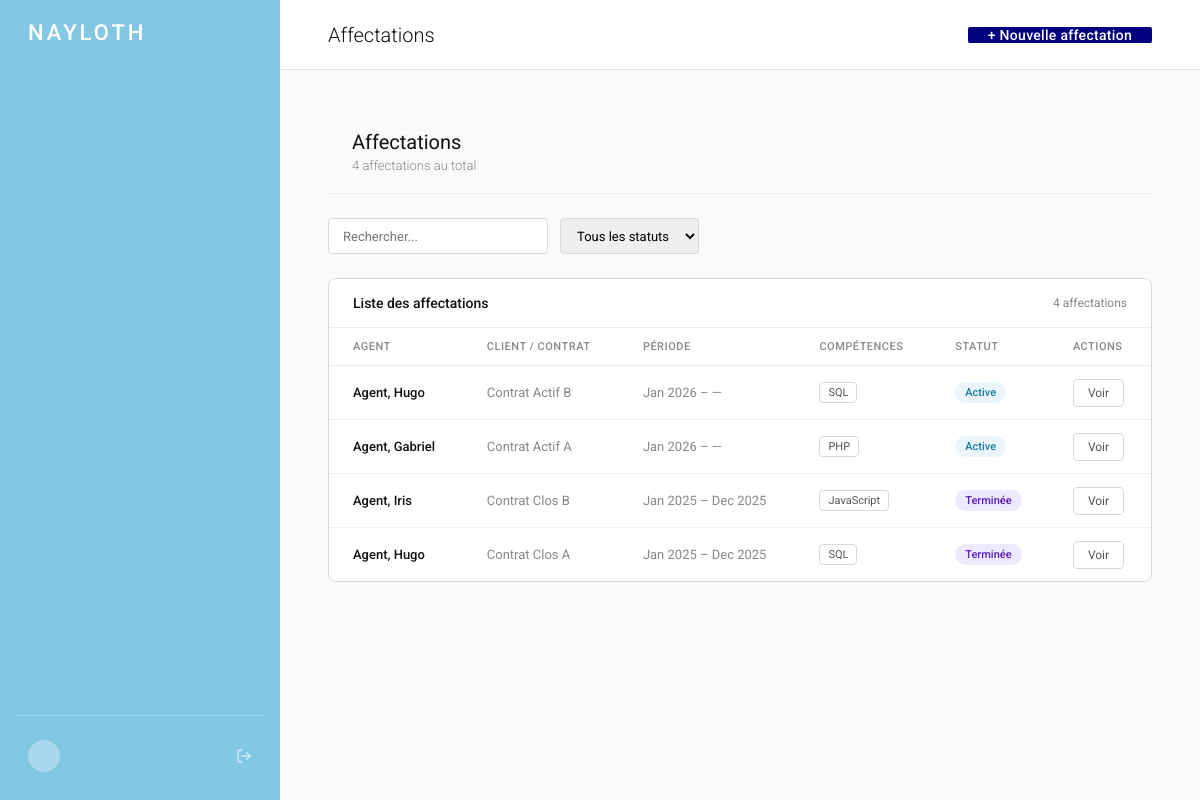
Page /public/affectations on the committed database.
### tables this page shows
CREATE TABLE `affectation` (
    `id_affectation` CHAR(36) NOT NULL,
    `date_debut` DATE NOT NULL,
    `date_fin` DATE,
    `statut_affectation` ENUM(
        'active',
        'terminee',
        'suspendue',
        'en_attente',
        'refusee'
    ) NOT NULL,
    `contrat_id` CHAR(36) NOT NULL,
    `agent_id` CHAR(36) NOT NULL,
    `manager_id` CHAR(36) NOT NULL,
    PRIMARY KEY (`id_affectation`)
) CHARSET = utf8mb4;

CREATE TABLE `user` (
    `id_user` CHAR(36) NOT NULL,
    `prenom` VARCHAR(100) NOT NULL,
    `nom` VARCHAR(100) NOT NULL,
    `email` VARCHAR(255) NOT NULL,
    `pwd` CHAR(60) NOT NULL,
    `u_role` ENUM('admin', 'manager', 'agent') NOT NULL,
    PRIMARY KEY (`id_user`)
) CHARSET = utf8mb4;

CREATE TABLE `contrat` (
    `id_contrat` CHAR(36) NOT NULL,
    `titre` VARCHAR(255) NOT NULL,
    `statut_contrat` ENUM('en_attente','actif','clos','annule') NOT NULL,
    `quota_agents` INT NOT NULL,
    `date_debut` DATE NOT NULL,
    `date_fin` DATE,
    `client_id` CHAR(36) NOT NULL,
    `admin_id` CHAR(36) NOT NULL,
    `manager_id` CHAR(36) NOT NULL,
    PRIMARY KEY (`id_contrat`)
) CHARSET = utf8mb4;

### app/controllers/read_affectation.php (called while the page is built, shortened)
<?php
require_once __DIR__ . '/../models/affectation.php';
$raw = getAllAffectations();
$affectations = [];
foreach ($raw as $row) {
    $id = $row['id_affectation'];
    if (!isset($affectations[$id])) {
        $affectations[$id] = $row;
        $affectations[$id]['competences'] = [];
    }
    if ($row['competence']) {
        $affectations[$id]['competences'][] = $row['competence'];
    }
}
require_once __DIR__ . '/../views/list_affectation.php';

### app/core/router.php (called while the page is built, shortened)
<?php
class Router
{
    private array $routes;
    public function __construct(array $routes)
    {
        $this->routes = $routes;
    }
    public function dispatch(): void
    {
        $method = $_SERVER['REQUEST_METHOD'];
        $uri = str_replace('/NAYLOTH/public', '', parse_url($_SERVER['REQUEST_URI'], PHP_URL_PATH));
        $uri = rtrim($uri, '/') ?: '/';
        $controllerFile = $this->routes[$method][$uri];
        $controllerPath = __DIR__ . '/../controllers/' . $controllerFile;
        require_once $controllerPath;
    }
}

### public/index.php (called while the page is built, shortened)
<?php
require_once __DIR__ . '/../config/route.php';
require_once __DIR__ . '/../app/core/Router.php';
$router = new Router($routes);
$router->dispatch();

### app/models/affectation.php (called while the page is built, shortened)
<?php
require_once __DIR__ . '/agent_model.php';
function getAllAffectations(): array
{
    global $db;
    $stmt = $db->prepare("
        SELECT a.id_affectation, a.date_debut, a.date_fin, a.statut_affectation,
               u.id_user AS agent_id, u.prenom AS agent_prenom, u.nom AS agent_nom,
               c.titre AS contrat_titre,
               comp.nom AS competence
        FROM `affectation` a
        JOIN `user` u ON u.id_user = a.agent_id
        JOIN `contrat` c ON c.id_contrat = a.contrat_id
        LEFT JOIN `agent_competence` ac ON ac.agent_id = u.id_user
        LEFT JOIN `competence` comp ON comp.id_competence = ac.competence_id
        ORDER BY a.date_debut DESC
    ");
    $stmt->execute();
    return $stmt->fetchAll(PDO::FETCH_ASSOC);
}
function formatPeriode(string $date_debut, ?string $date_fin): string
{
    $debut = date('M Y', strtotime($date_debut));
    $fin = $date_fin ? date('M Y', strtotime($date_fin)) : '—';
    return $debut . ' – ' . $fin;
}

### app/views/list_affectation.php (the view, shortened to what this page needs)
<?php
$page_title = 'Affectations';
$page_btn_label = '+ Nouvelle affectation';
$page_btn_url = '/NAYLOTH/public/ajouter_affectation';
require_once __DIR__ . '/layout/header.php';
?>
<div class="list-page">
  <div class="list-header">
    <div>
      <div class="list-title">Affectations</div>
      <div class="list-subtitle"><?= count($affectations) ?> affectations au total</div>
    </div>
  </div>
  <div class="list-filters">
    <input type="text" class="filter-search" placeholder="Rechercher..." />
    <select class="filter-select">
      <option>Tous les statuts</option>
    </select>
  </div>
  <div class="list-card">
    <div class="list-card-header">
      <span class="list-card-title">Liste des affectations</span>
      <span class="list-card-count"><?= count($affectations) ?> affectations</span>
    </div>
    <table class="list-table">
      <thead>
        <tr>
          <th>Agent</th>
          <th>Client / Contrat</th>
          <th>Période</th>
          <th>Compétences</th>
          <th>Statut</th>
          <th>Actions</th>
        </tr>
      </thead>
      <tbody>
        <?php foreach ($affectations as $affectation): ?>
        <tr>
          <td class="agent-name"><?= htmlspecialchars($affectation['agent_nom'] . ', ' . $affectation['agent_prenom']) ?></td>
          <td class="agent-email"><?= htmlspecialchars($affectation['contrat_titre']) ?></td>
          <td class="agent-email"><?= formatPeriode($affectation['date_debut'], $affectation['date_fin']) ?></td>
          <td>
            <?php foreach ($affectation['competences'] as $comp): ?>
              <span class="tag"><?= htmlspecialchars($comp) ?></span>
            <?php endforeach; ?>
          </td>
          <td>
            <?php
              $statut = $affectation['statut_affectation'];
              $badgeClass = match($statut) {
                  'active'    => 'badge-dispo',
                  'terminee'  => 'badge-assigned',
                  'suspendue' => 'badge-pending',
                  default     => 'badge-dispo',
              };
              $statutLabel = match($statut) {
                  'active'    => 'Active',
                  'terminee'  => 'Terminée',
                  'suspendue' => 'Suspendue',
                  default     => $statut,
              };
            ?>
            <span class="badge <?= $badgeClass ?>"><?= $statutLabel ?></span>
          </td>
          <td>
            <a href="/NAYLOTH/public/affectation_detail?id=<?= $affectation['id_affectation'] ?>" class="btn-voir">Voir</a>
          </td>
        </tr>
        <?php endforeach; ?>
      </tbody>
    </table>
  </div>
</div>
<?php require_once __DIR__ . '/layout/footer.php'; ?>

### app/views/layout/header.php (shortened to what this page needs)
<!DOCTYPE html>
<html lang="fr">
<head>
  <link rel="stylesheet" href="/NAYLOTH/assets/css/style.css" />
</head>
<body>
<div class="app-layout">
  <aside class="sidebar">
    <div class="sidebar-header">
      <div class="brand-logo">NAYLOTH</div>
    </div>
    <nav class="sidebar-nav">
    </nav>
    <div class="sidebar-footer">
      <div class="sidebar-user">
        <div class="sidebar-avatar">
        </div>
        <a href="/NAYLOTH/public/logout" class="sidebar-logout" title="Déconnexion">
          <svg width="16" height="16" viewBox="0 0 24 24" fill="none" stroke="currentColor" stroke-width="2" stroke-linecap="round"><path d="M9 21H5a2 2 0 0 1-2-2V5a2 2 0 0 1 2-2h4"/><polyline points="16 17 21 12 16 7"/><line x1="21" y1="12" x2="9" y2="12"/></svg>
        </a>
      </div>
    </div>
  </aside>
  <div class="main-area">
<div class="topbar">
  <div class="topbar-title"><?= $page_title ?? 'Tableau de bord' ?></div>
  <div class="topbar-actions">
    <?php if (isset($page_btn_label) && isset($page_btn_url)): ?>
      <a href="<?= $page_btn_url ?>" class="btn-primary"><?= $page_btn_label ?></a>
    <?php endif; ?>
  </div>
</div>
    <div class="content-area">

### app/views/layout/footer.php
  </div>
</div>
</body>
</html>

### assets/css/style.css (style rules this page uses)
* { box-sizing: border-box; margin: 0; padding: 0; }
body { font-family: 'Roboto', Arial, sans-serif; background: #F9FAFB; color: #111111; height: 100vh; overflow: hidden; }
.app-layout { display: flex; height: 100vh; width: 100%; }
.sidebar { background: #82C8E5; width: 280px; min-width: 280px; display: flex; flex-direction: column; padding: 20px 16px; }
.sidebar-header { margin-bottom: 24px; padding-left: 12px; }
.brand-logo { color: #ffffff; font-size: 22px; font-weight: 500; letter-spacing: 3px; }
.sidebar-nav { display: flex; flex-direction: column; gap: 8px; flex: 1; }
.sidebar-footer { margin-top: auto; }
.content-area { flex: 1; padding: 48px; overflow-y: auto; }
.btn-primary { height: 40px; padding: 0 20px; background: #000080; color: #ffffff; border: none; border-radius: 2px; font-size: 14px; font-weight: 500; cursor: pointer; font-family: inherit; letter-spacing: 0.3px; text-decoration: none; transition: opacity 0.2s; }
.list-card { background: #ffffff; border: 0.5px solid #d8d8d8; border-radius: 8px; display: flex; flex-direction: column; }
.list-header { padding: 20px 24px; border-bottom: 0.5px solid #ebebeb; display: flex; justify-content: space-between; align-items: center; }
.main-area { flex: 1; display: flex; flex-direction: column; height: 100vh; overflow: hidden; }
.topbar { display: flex; justify-content: space-between; align-items: center; padding: 0 48px; height: 70px; background: #ffffff; border-bottom: 0.5px solid #e0e0e0; flex-shrink: 0; }
.topbar-title { font-size: 20px; font-weight: 300; color: #111111; }
.topbar-actions a { text-decoration: none; }
.sidebar-footer { margin-top: auto; padding-top: 16px; border-top: 1px solid rgba(255, 255, 255, 0.2); }
.sidebar-user { display: flex; align-items: center; gap: 10px; padding: 8px 12px; }
.sidebar-avatar { width: 32px; height: 32px; border-radius: 50%; background: rgba(255, 255, 255, 0.3); color: #ffffff; font-size: 12px; font-weight: 500; display: flex; align-items: center; justify-content: center; flex-shrink: 0; }
.sidebar-logout { color: rgba(255, 255, 255, 0.6); display: flex; align-items: center; transition: color 0.2s; }
.content-area { flex: 1; padding: 40px 48px; overflow-y: auto; background: #F9FAFB; }
.list-page { display: flex; flex-direction: column; gap: 24px; }
.list-title { font-size: 20px; font-weight: 400; color: #111111; }
.list-subtitle { font-size: 13px; color: #888888; font-weight: 300; margin-top: 4px; }
.list-filters { display: flex; gap: 12px; align-items: center; }
.filter-search { height: 36px; border: 0.5px solid #d8d8d8; border-radius: 4px; padding: 0 14px; font-size: 13px; font-family: inherit; outline: none; width: 220px; }
.filter-select { height: 36px; border: 0.5px solid #d8d8d8; border-radius: 4px; padding: 0 12px; font-size: 13px; font-family: inherit; outline: none; cursor: pointer; }
.list-card-header { display: flex; justify-content: space-between; align-items: center; padding: 16px 24px; border-bottom: 0.5px solid #ebebeb; }
.list-card-title { font-size: 14px; font-weight: 500; }
.list-card-count { font-size: 12px; color: #888888; }
.list-table { width: 100%; border-collapse: collapse; }
.list-table thead tr { border-bottom: 0.5px solid #ebebeb; }
.list-table th { padding: 12px 24px; font-size: 11px; font-weight: 500; color: #888888; text-transform: uppercase; letter-spacing: 0.5px; text-align: left; }
.list-table td { padding: 16px 24px; font-size: 13px; border-bottom: 0.5px solid #f0f0f0; }
.list-table tr:last-child td { border-bottom: none; }
.agent-name { font-weight: 500; color: #111111; }
.agent-email { color: #888888; }
.tag { display: inline-block; padding: 3px 8px; border: 0.5px solid #d8d8d8; border-radius: 4px; font-size: 11px; color: #555555; margin-right: 4px; }
.badge-dispo { display: inline-block; padding: 4px 10px; border-radius: 12px; font-size: 11px; font-weight: 500; background: #EAF6FC; color: #1a7a9e; }
.badge-assigned { display: inline-block; padding: 4px 10px; border-radius: 12px; font-size: 11px; font-weight: 500; background: #ede9fe; color: #5b21b6; }
.btn-voir { padding: 6px 14px; border: 0.5px solid #d8d8d8; border-radius: 4px; font-size: 12px; color: #555555; text-decoration: none; transition: all 0.2s; }

### rows in the picture
affectation: user.nom+prenom "Agent, Hugo", contrat.titre "Contrat Actif B", date_debut+date_fin "Jan 2026 – —", comp "SQL", statut_affectation "Active"
affectation: user.nom+prenom "Agent, Gabriel", contrat.titre "Contrat Actif A", date_debut+date_fin "Jan 2026 – —", comp "PHP", statut_affectation "Active"
affectation: user.nom+prenom "Agent, Iris", contrat.titre "Contrat Clos B", date_debut+date_fin "Jan 2025 – Dec 2025", comp "JavaScript", statut_affectation "Terminée"
affectation: user.nom+prenom "Agent, Hugo", contrat.titre "Contrat Clos A", date_debut+date_fin "Jan 2025 – Dec 2025", comp "SQL", statut_affectation "Terminée"

### other values in the picture
$page_title "Affectations"
$page_btn_label "+ Nouvelle affectation"
count($affectations) "4"
